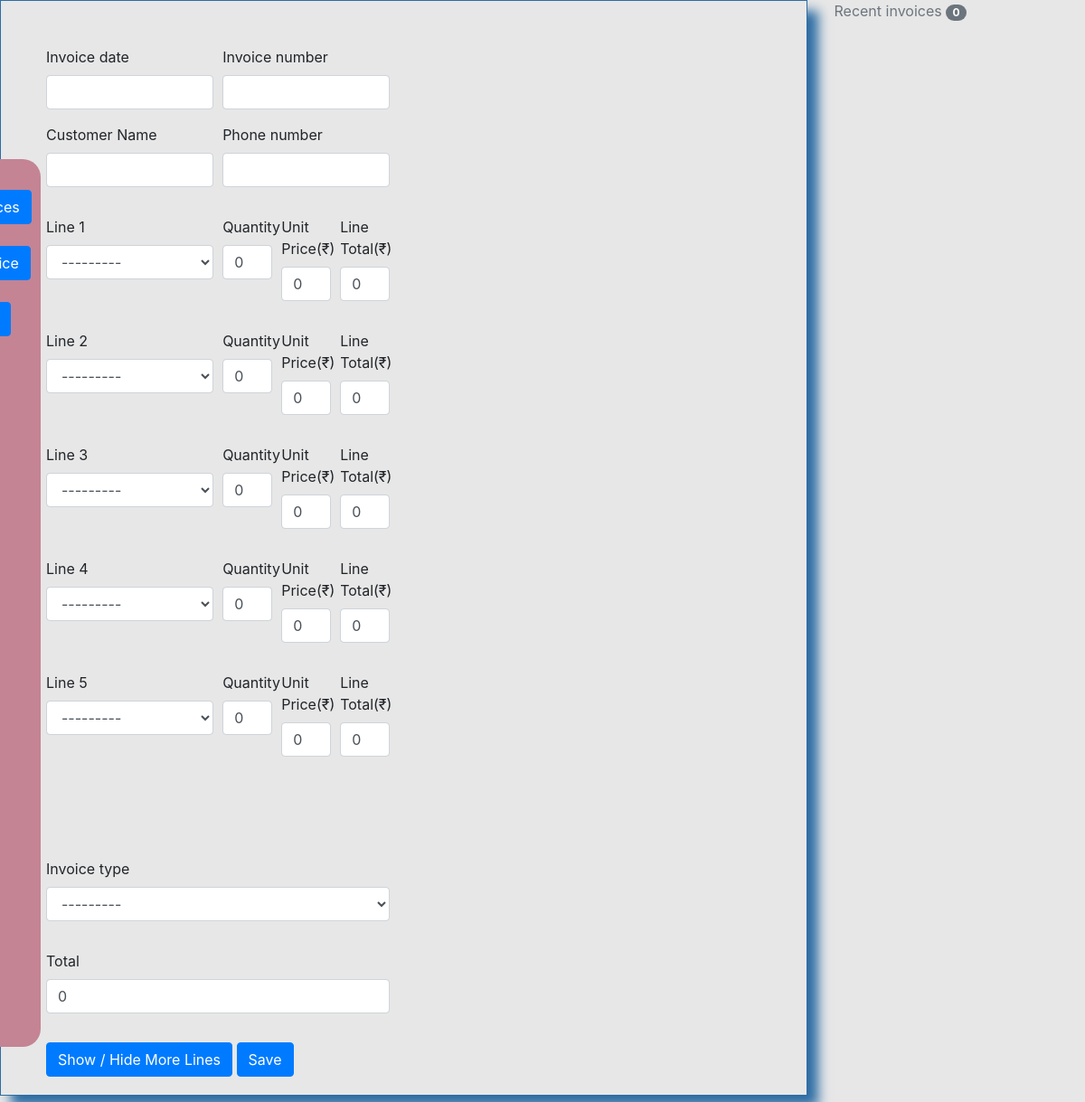
Before: /invoice/add_invoice/ (signed in) with the older database file.
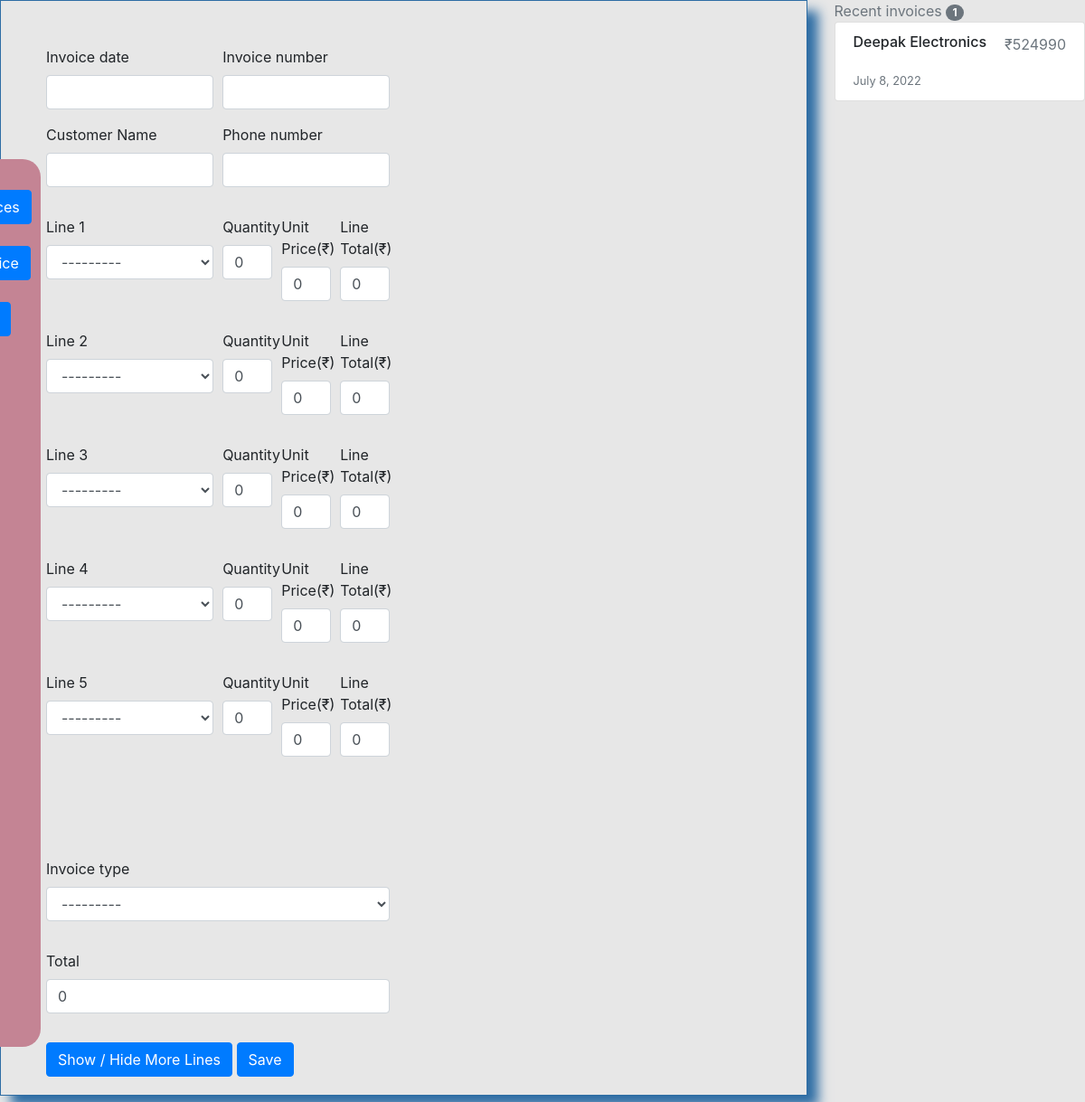
After: the same page with the newer database file.
### invoicecemgmt/models.py (models this page shows, shortened)
class Invoice(models.Model):
	comments = models.TextField(max_length=3000, default='', blank=True, null=True)
	invoice_number = models.IntegerField(blank=True, primary_key=True)
	invoice_date = models.DateField(auto_now_add=False, auto_now=False, blank=True, null=True)
	name = models.CharField('Customer Name', max_length=120, default='', blank=True, null=True)
	line_one = models.ForeignKey(Inventory, on_delete=models.CASCADE, related_name='+', verbose_name="Line 1", blank=True, default='', null=True)
	line_one_quantity = models.IntegerField('Quantity', default=0, blank=True, null=True)
	line_one_unit_price = models.IntegerField('Unit Price(₹)', default=0, blank=True, null=True)
	line_one_total_price = models.IntegerField('Line Total(₹)', default=0, blank=True, null=True)
	line_two = models.ForeignKey(Inventory, on_delete=models.CASCADE, related_name='+',  verbose_name="Line 2", blank=True, default='', null=True)
	line_two_quantity = models.IntegerField('Quantity', default=0, blank=True, null=True)
	line_two_unit_price = models.IntegerField('Unit Price(₹)', default=0, blank=True, null=True)
	line_two_total_price = models.IntegerField('Line Total(₹)', default=0, blank=True, null=True)
	line_three = models.ForeignKey(Inventory, on_delete=models.CASCADE, related_name='+',  verbose_name="Line 3", blank=True, default='', null=True)
	line_three_quantity = models.IntegerField('Quantity', default=0, blank=True, null=True)
	line_three_unit_price = models.IntegerField('Unit Price(₹)', default=0, blank=True, null=True)
	line_three_total_price = models.IntegerField('Line Total(₹)', default=0, blank=True, null=True)
	line_four = models.ForeignKey(Inventory, on_delete=models.CASCADE,related_name='+',  verbose_name="Line 4", blank=True, default='', null=True)
	line_four_quantity = models.IntegerField('Quantity', default=0, blank=True, null=True)
	line_four_unit_price = models.IntegerField('Unit Price(₹)', default=0, blank=True, null=True)
	line_four_total_price = models.IntegerField('Line Total(₹)', default=0, blank=True, null=True)
	line_five = models.ForeignKey(Inventory, on_delete=models.CASCADE, related_name='+',  verbose_name="Line 5", blank=True, default='', null=True)
	line_five_quantity = models.IntegerField('Quantity', default=0, blank=True, null=True)
	line_five_unit_price = models.IntegerField('Unit Price(₹)', default=0, blank=True, null=True)
	line_five_total_price = models.IntegerField('Line Total(₹)', default=0, blank=True, null=True)
	line_six = models.ForeignKey(Inventory, on_delete=models.CASCADE, related_name='+',  verbose_name="Line 6", blank=True, default='', null=True)
	line_six_quantity = models.IntegerField('Quantity', default=0, blank=True, null=True)
	line_six_unit_price = models.IntegerField('Unit Price(₹)', default=0, blank=True, null=True)
	line_six_total_price = models.IntegerField('Line Total(₹)', default=0, blank=True, null=True)
	line_seven = models.ForeignKey(Inventory, on_delete=models.CASCADE, related_name='+',  verbose_name="Line 7", blank=True, default='', null=True)
	line_seven_quantity = models.IntegerField('Quantity', default=0, blank=True, null=True)
	line_seven_unit_price = models.IntegerField('Unit Price(₹)', default=0, blank=True, null=True)
	line_seven_total_price = models.IntegerField('Line Total(₹)', default=0, blank=True, null=True)
	line_eight = models.ForeignKey(Inventory, on_delete=models.CASCADE, related_name='+',  verbose_name="Line 8", blank=True, default='', null=True)
	line_eight_quantity = models.IntegerField('Quantity', default=0, blank=True, null=True)
	line_eight_unit_price = models.IntegerField('Unit Price(₹)', default=0, blank=True, null=True)
	line_eight_total_price = models.IntegerField('Line Total(₹)', default=0, blank=True, null=True)
	line_nine = models.ForeignKey(Inventory, on_delete=models.CASCADE, related_name='+',  verbose_name="Line 9", blank=True, default='', null=True)
	line_nine_quantity = models.IntegerField('Quantity', default=0, blank=True, null=True)
	line_nine_unit_price = models.IntegerField('Unit Price(₹)', default=0, blank=True, null=True)
	line_nine_total_price = models.IntegerField('Line Total(₹)', default=0, blank=True, null=True)
	line_ten = models.ForeignKey(Inventory, on_delete=models.CASCADE, related_name='+',  verbose_name="Line 10", blank=True, default='', null=True)
	line_ten_quantity = models.IntegerField('Quantity', default=0, blank=True, null=True)
	line_ten_unit_price = models.IntegerField('Unit Price(₹)', default=0, blank=True, null=True)
	line_ten_total_price = models.IntegerField('Line Total(₹)', default=0, blank=True, null=True)
	phone_number = models.CharField(max_length=120, default='', blank=True, null=True)
	total = models.IntegerField(default='0', blank=True, null=True)
	balance = models.IntegerField(default='0', blank=True, null=True)
	timestamp = models.DateTimeField(auto_now_add=True, auto_now=False)
	last_updated = models.DateTimeField(auto_now_add=False, auto_now=True, blank=True)
	paid = models.BooleanField(default=False)
	invoice_type_choice = (
	('Invoice', 'Invoice'),
	('Receipt', 'Receipt'),
	)
	invoice_type = models.CharField(max_length=50, blank=True, null=True, choices=invoice_type_choice)

### invoicecemgmt/views.py (the view)
# urls.py: path('add_invoice/', views.add_invoice, name='add_invoice'),
@login_required
def add_invoice(request):
    form = InvoiceForm(request.POST or None)
    total_invoices = Invoice.objects.count()
    queryset = Invoice.objects.order_by('-invoice_date')[:6]
    model_data=Inventory.objects.values_list('product_number','amount')
    data=[model for model in model_data.values()]
    if form.is_valid():
        form.save()
        messages.success(request, 'Successfully Saved')
        return redirect('/invoice/list_invoice')
    context = {
        "form": form,
        "title": "New Invoice",
        "total_invoices": total_invoices,
		"queryset": queryset,
        "data": data,
    }
    return render(request, "entry.html", context)

### inventory/models.py (called while the page is built)
    def __str__(self):
        return self.title

### djangoproject/templates/entry.html (shortened to what the changed rows need)
{% load static %}
{% load crispy_forms_tags %}
<!DOCTYPE html>
<html>
<head>
	<link href="{% static 'js/jquery-ui-1.12.1/jquery-ui.min.css' %}" rel="stylesheet">
	<link href="{% static 'js/jquery-ui-1.12.1/jquery-ui.structure.min.css' %}" rel="stylesheet">
	<link href="{% static 'js/jquery-ui-1.12.1/jquery-ui.theme.min.css' %}" rel="stylesheet">
	<link rel="stylesheet" type="text/css" href="https://stackpath.bootstrapcdn.com/bootstrap/4.5.2/css/bootstrap.min.css">
	<link href="{% static 'css/stylesheet.css' %}" rel="stylesheet">
</head>
<body>
	<div class="row">
		<div class="col-sm-3">
			<div>
				<div>
					<span class="text-muted">Recent invoices</span>
					<span class="badge badge-secondary badge-pill">{{total_invoices}}</span>
				</div>
				{% for instance in queryset %}
				<ul class="list-group mb-3">
					<li class="list-group-item d-flex justify-content-between lh-condensed">
						<div>
							<h6 class="my-0">{{instance.name}}</h6><br>
							<small class="text-muted">{{instance.invoice_date}}</small><br>
						</div>
						<div class="text-muted">₹{{instance.total}}</div>
					</li>
				</ul>
				{% endfor %}
			</div>
		</div>
	</div>
</body>
</html>

Changed rows visible on the page:
added Invoice: name "Deepak Electronics", invoice_date "July 8, 2022", total "524990"
Other visible differences:
{{ total_invoices }}: "0" → "1"
